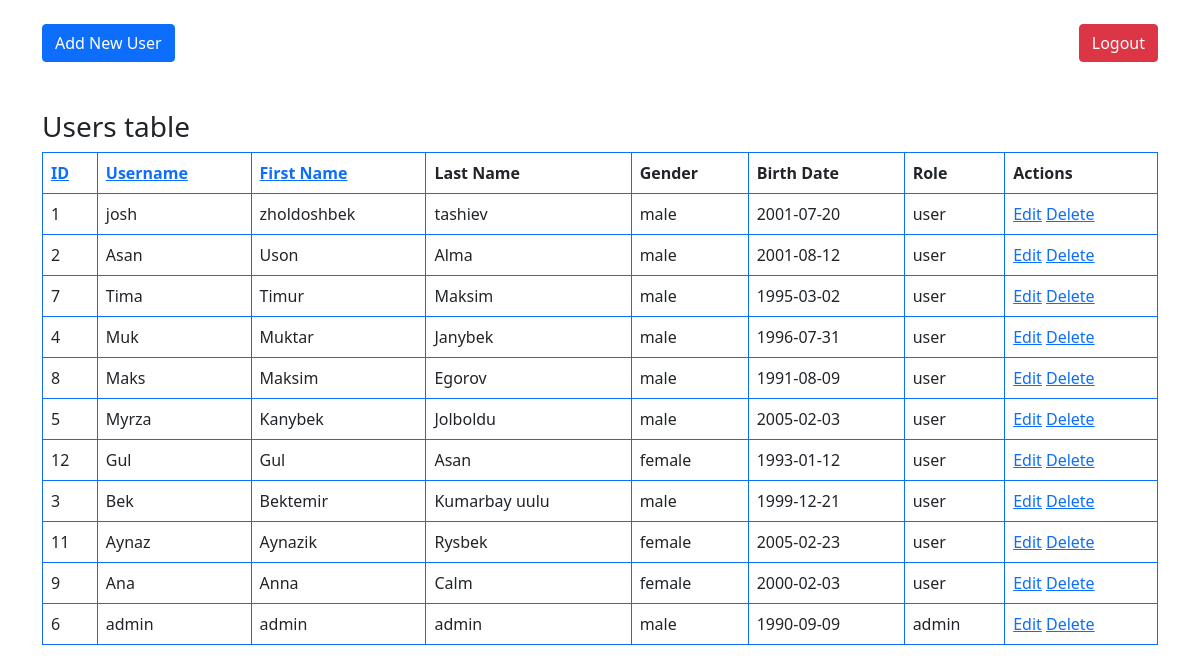
The app's page /index.php?sort=first_name&order=DESC (signed in) with its own data.
### tables this page shows
CREATE TABLE `users` (
  `id` int NOT NULL AUTO_INCREMENT,
  `username` varchar(50) NOT NULL,
  `password` varchar(255) NOT NULL,
  `first_name` varchar(50) NOT NULL,
  `last_name` varchar(50) NOT NULL,
  `gender` enum('male','female') NOT NULL,
  `birth_date` date NOT NULL,
  `role` enum('admin','user') DEFAULT 'user',
  PRIMARY KEY (`id`),
  UNIQUE KEY `username` (`username`)
);

### index.php (the view, shortened to what this page needs)
<?php
include('config.php');
$sort = isset($_GET['sort']) ? $_GET['sort'] : 'id';
$order = isset($_GET['order']) ? $_GET['order'] : 'ASC';
$sql = "SELECT * FROM users ORDER BY $sort $order";
$result = $conn->query($sql);
?>
<!doctype html>
<html lang="en">
<head>
    <link href="https://cdn.jsdelivr.net/npm/bootstrap@5.0.2/dist/css/bootstrap.min.css" rel="stylesheet">
</head>
<body>
<div class="container d-flex justify-content-between mt-4">
    <div>
        <a class="btn btn-primary" href="add_user.php">Add New User</a>
    </div>
    <div>
        <a class="btn btn-danger" href="logout.php">Logout</a>
    </div>
</div>
<div class="container mt-5">
    <h3>Users table</h3>
    <table  class="table table-bordered border-primary" border="1">
        <tr>
            <th><a href="?sort=id&order=<?php echo $order == 'ASC' ? 'DESC' : 'ASC'; ?>">ID</a></th>
            <th><a href="?sort=username&order=<?php echo $order == 'ASC' ? 'DESC' : 'ASC'; ?>">Username</a></th>
            <th>
                <a href="?sort=first_name&order=<?php echo $order == 'ASC' ? 'DESC' : 'ASC'; ?>">First Name</a>
            </th>
            <th>Last Name</th>
            <th>Gender</th>
            <th>Birth Date</th>
            <th>Role</th>
            <th>Actions</th>
        </tr>
        <?php while ($row = $result->fetch_assoc()): ?>
            <tr>
                <td><?php echo $row['id']; ?></td>
                <td><?php echo $row['username']; ?></td>
                <td><?php echo $row['first_name']; ?></td>
                <td><?php echo $row['last_name']; ?></td>
                <td><?php echo $row['gender']; ?></td>
                <td><?php echo $row['birth_date']; ?></td>
                <td><?php echo $row['role']; ?></td>
                <td>
                    <a href="edit_user.php?id=<?php echo $row['id']; ?>">Edit</a>
                    <a href="delete_user.php?id=<?php echo $row['id']; ?>" onclick="return confirm('Are you sure?')">Delete</a>
                </td>
            </tr>
        <?php endwhile; ?>
    </table>
</div>
</body>
</html>

### records on screen
users: id "1", username "josh", first_name "zholdoshbek", last_name "tashiev", gender "male", birth_date "2001-07-20", role "user"
users: id "2", username "Asan", first_name "Uson", last_name "Alma", gender "male", birth_date "2001-08-12", role "user"
users: id "7", username "Tima", first_name "Timur", last_name "Maksim", gender "male", birth_date "1995-03-02", role "user"
users: id "4", username "Muk", first_name "Muktar", last_name "Janybek", gender "male", birth_date "1996-07-31", role "user"
users: id "8", username "Maks", first_name "Maksim", last_name "Egorov", gender "male", birth_date "1991-08-09", role "user"
users: id "5", username "Myrza", first_name "Kanybek", last_name "Jolboldu", gender "male", birth_date "2005-02-03", role "user"
users: id "12", username "Gul", first_name "Gul", last_name "Asan", gender "female", birth_date "1993-01-12", role "user"
users: id "3", username "Bek", first_name "Bektemir", last_name "Kumarbay uulu", gender "male", birth_date "1999-12-21", role "user"
users: id "11", username "Aynaz", first_name "Aynazik", last_name "Rysbek", gender "female", birth_date "2005-02-23", role "user"
users: id "9", username "Ana", first_name "Anna", last_name "Calm", gender "female", birth_date "2000-02-03", role "user"
users: id "6", username "admin", first_name "admin", last_name "admin", gender "male", birth_date "1990-09-09", role "admin"
